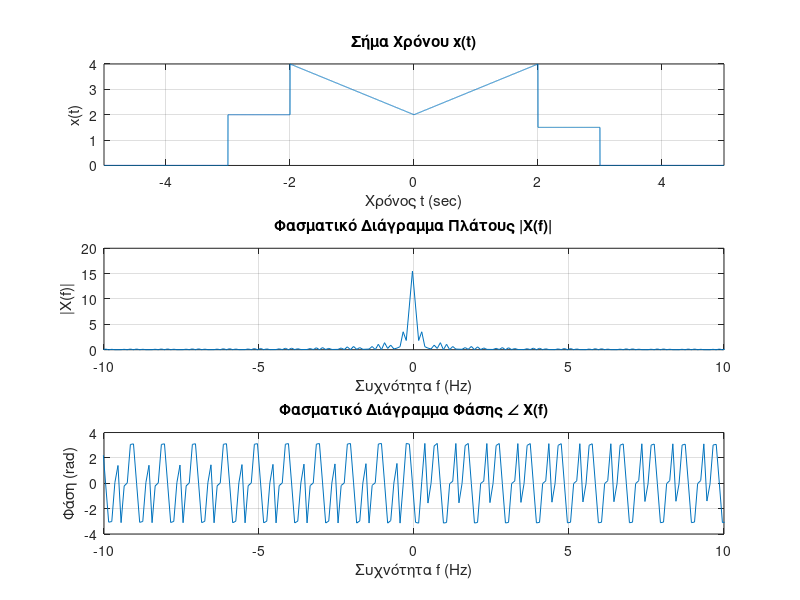

The MATLAB source for this figure: (Note: this script raises an error after producing the figure.)
clear;
clc;
close all;

% --- Ορισμός παραμέτρων δειγματοληψίας ---
% Το σήμα υπάρχει στο διάστημα [-3, 3]. Θα επιλέξουμε ένα μεγαλύτερο διάστημα
% για να αποφύγουμε σφάλματα 'aliasing' και να προσομοιώσουμε καλύτερα
% τον συνεχόμενο χρόνο.
T_start = -5; % Αρχή χρόνου
T_end = 5;    % Τέλος χρόνου
Fs = 1000;    % Συχνότητα δειγματοληψίας (Hz), αρκετά υψηλή
Ts = 1/Fs;    % Περίοδος δειγματοληψίας
t = T_start:Ts:T_end; % Διάνυσμα χρόνου
N = length(t); % Αριθμός δειγμάτων

% --- Ορισμός του σήματος x(t) ---
x = zeros(1, N); % Αρχικοποίηση του σήματος ως μηδέν

% Διάστημα 1: -3 <= t <= -2, x(t) = 2
idx1 = (t >= -3) & (t <= -2);
x(idx1) = 2;

% Διάστημα 2: |t| < 2, δηλαδή -2 < t < 2, x(t) = |t| + 2
% 2a: -2 < t < 0, x(t) = -t + 2
idx2a = (t > -2) & (t < 0);
x(idx2a) = -t(idx2a) + 2;

% 2b: 0 <= t < 2, x(t) = t + 2
idx2b = (t >= 0) & (t < 2);
x(idx2b) = t(idx2b) + 2;

% Διάστημα 3: 2 <= t < 3, x(t) = 1.5
idx3 = (t >= 2) & (t < 3);
x(idx3) = 1.5;

% --- Υπολογισμός του Fourier Transform (FFT) ---
% Χρησιμοποιούμε την fft για τον υπολογισμό του DFT
X_fft = fft(x);

% --- Στρέβλωση (Shift) του φάσματος ---
% Η fft υπολογίζει το φάσμα από 0 έως Fs. Χρησιμοποιούμε fftshift για να
% μεταφέρουμε το μηδενικό σημείο συχνότητας (DC) στο κέντρο.
X_shift = fftshift(X_fft);

% --- Δημιουργία του άξονα συχνότητας ---
% Ο άξονας συχνότητας για το μετατοπισμένο φάσμα.
f = (-N/2 : N/2 - 1) * (Fs/N); 
% Για μη-περιοδικά σήματα, ο άξονας omega (rad/s) είναι:
% omega = 2*pi*f;

% --- Υπολογισμός Φασματικού Διαγράμματος Πλάτους ---
% Πλάτος (Magnitude)
Magnitude_Spectrum = abs(X_shift);

% Ο μετασχηματισμός Fourier ενός σήματος συνεχούς χρόνου X(\omega)
% προσεγγίζεται από τον DFT (X_fft) ως: X(\omega) \approx Ts * X_{fft}
% Επειδή ενδιαφερόμαστε για το σχήμα (πλάτος), μπορούμε να παραλείψουμε το Ts
% για την απλή σχεδίαση, αλλά για σωστή μονάδα:
Magnitude_Spectrum_scaled = Ts * Magnitude_Spectrum; 

% --- Υπολογισμός Φασματικού Διαγράμματος Φάσης ---
% Φάση (Phase) σε ακτίνια
Phase_Spectrum = angle(X_shift);

% --- Σχεδίαση των Διαγραμμάτων ---
figure;

% 1. Σχεδίαση του Σήματος στο Χρόνο (x(t)) (Προαιρετικό, αλλά χρήσιμο)
subplot(3, 1, 1);
plot(t, x);
title('Σήμα Χρόνου x(t)');
xlabel('Χρόνος t (sec)');
ylabel('x(t)');
grid on;
xlim([T_start, T_end]);

% 2. Σχεδίαση του Φασματικού Διαγράμματος Πλάτους
subplot(3, 1, 2);
plot(f, Magnitude_Spectrum_scaled);
title('Φασματικό Διάγραμμα Πλάτους |X(f)|');
xlabel('Συχνότητα f (Hz)');
ylabel('|X(f)|');
grid on;
xlim([-10, 10]); % Εστίαση σε χαμηλές συχνότητες, όπου είναι το ενδιαφέρον

% 3. Σχεδίαση του Φασματικού Διαγράμματος Φάσης
subplot(3, 1, 3);
plot(f, Phase_Spectrum);
title('Φασματικό Διάγραμμα Φάσης \angle X(f)');
xlabel('Συχνότητα f (Hz)');
ylabel('Φάση (rad)');
grid on;
xlim([-10, 10]); % Εστίαση σε χαμηλές συχνότητες

% Βελτίωση εμφάνισης παραθύρου (προαιρετικό)
sgtitle('Ανάλυση Fourier του Σήματος x(t)','FontSize',14); 
